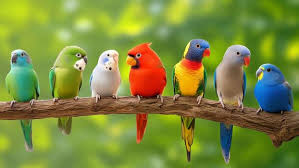
#> input picture CNN/jian/assets/example.jpeg, 299 x 168 px
$ python imageRGB.py example.jpeg
#> lines starting #> are read from the running program, lines starting #| are printed output that depends on the picture
import sys
from PIL import Image
import numpy as np
import matplotlib.pyplot as plt

# Load the image
img = Image.open(sys.argv[1])
#> img is the input picture: PIL image 299x168 RGB; mean R, G, B 125, 138.1, 60.5
img_array = np.array(img)

print(img_array.shape)
#| (168, 299, 3)

# Create colored channel visualizations
red_only = np.zeros_like(img_array)
red_only[:, :, 0] = img_array[:, :, 0]  # Only red channel active
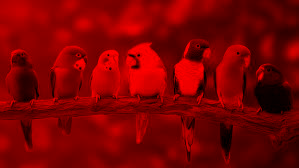
#> red_only: shape (168, 299, 3); mean R, G, B 125, 0, 0

green_only = np.zeros_like(img_array)
green_only[:, :, 1] = img_array[:, :, 1]  # Only green channel active
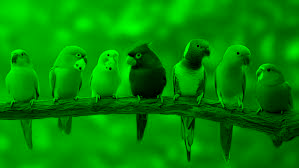
#> green_only: shape (168, 299, 3); mean R, G, B 0, 138.1, 0

blue_only = np.zeros_like(img_array)
blue_only[:, :, 2] = img_array[:, :, 2]  # Only blue channel active
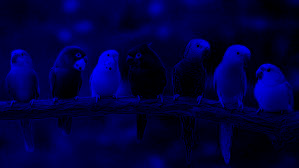
#> blue_only: shape (168, 299, 3); mean R, G, B 0, 0, 60.5

# Display in 1 row, 4 columns
fig, axes = plt.subplots(1, 4, figsize=(16, 4))

axes[0].imshow(img_array)
axes[0].set_title('Original Image')
axes[0].axis('off')

axes[1].imshow(red_only)
axes[1].set_title('Red Channel (in color)')
axes[1].axis('off')

axes[2].imshow(green_only)
axes[2].set_title('Green Channel (in color)')
axes[2].axis('off')

axes[3].imshow(blue_only)
axes[3].set_title('Blue Channel (in color)')
axes[3].axis('off')

plt.tight_layout()
plt.show()
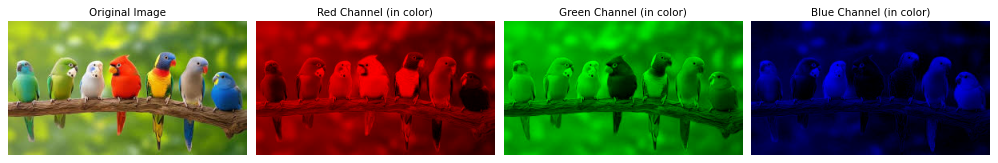
#> figure drawn by matplotlib, 4 panels
